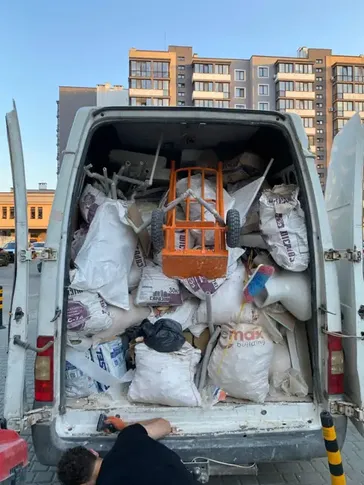
#> input picture Тест/testvlad-main/img/down-s.webp, 364 x 485 px, shrunk from 480 x 640 before the run
$ python build.py
#> lines starting #> are read from the running program, lines starting #| are printed output that depends on the picture; pictures that were not available may be replaced by others from this repository, and a replacement may not be noted
#!/usr/bin/env python3
"""Generates the static multi-page site into ../vh. Run: python3 build.py"""
import json, html, os
OUT = os.path.abspath(os.path.join(os.path.dirname(__file__), '..'))
DOMAIN = 'https://vantazhhub.lviv.ua/'
PHONE1, PHONE1_T = '050 243 06 40', '+380502430640'
PHONE2, PHONE2_T = '066 263 54 14', '+380662635414'
TG = 'https://t.me/yura03049'
WA = 'https://wa.me/380662635414'
TT = 'https://www.tiktok.com/@vantazh_hub'
VER = '3'

I = {
 'phone': '<svg viewBox="0 0 24 24" fill="none" stroke="currentColor" stroke-width="2" stroke-linecap="round" stroke-linejoin="round" aria-hidden="true"><path d="M5 4h4l2 5-2.5 1.5a11 11 0 0 0 5 5L15 13l5 2v4a2 2 0 0 1-2 2A16 16 0 0 1 3 6a2 2 0 0 1 2-2"/></svg>',
 'tg': '<svg viewBox="0 0 24 24" fill="currentColor" aria-hidden="true"><path d="M21.4 4.2 2.9 11.3c-1.3.5-1.2 1.3-.2 1.6l4.7 1.5 1.8 5.6c.2.6.4.8.9.8.4 0 .6-.2.9-.4l2.3-2.2 4.7 3.5c.9.5 1.5.2 1.7-.8l3.1-14.6c.3-1.3-.5-1.9-1.4-1.5ZM9.6 14.6l-.4 4 -1.4-4.6 10.3-6.5-8.5 7.1Z"/></svg>',
 'wa': '<svg viewBox="0 0 24 24" fill="currentColor" aria-hidden="true"><path d="M12 2a10 10 0 0 0-8.6 15.1L2 22l5-1.3A10 10 0 1 0 12 2Zm0 18.2a8.2 8.2 0 0 1-4.2-1.2l-.3-.2-3 .8.8-2.9-.2-.3A8.2 8.2 0 1 1 12 20.2Zm4.5-6.1c-.2-.1-1.5-.7-1.7-.8-.2-.1-.4-.1-.6.1l-.8 1c-.1.2-.3.2-.5.1a6.7 6.7 0 0 1-3.3-2.9c-.3-.4.3-.4.7-1.3.1-.2 0-.3 0-.4l-.8-1.8c-.2-.5-.4-.4-.6-.4h-.5a1 1 0 0 0-.7.3 3 3 0 0 0-.9 2.2 5.2 5.2 0 0 0 1.1 2.8 11.9 11.9 0 0 0 4.6 4c1.7.7 2.3.8 3.2.6.5-.1 1.5-.6 1.7-1.2.2-.6.2-1.1.1-1.2l-.4-.2Z"/></svg>',
 'tt': '<svg viewBox="0 0 24 24" fill="currentColor" aria-hidden="true"><path d="M16.6 2h-3.3v13.4a2.9 2.9 0 1 1-2.1-2.8V9.2a6.3 6.3 0 1 0 5.4 6.2V8.7a7.9 7.9 0 0 0 4.4 1.3V6.7a4.5 4.5 0 0 1-4.4-4.7Z"/></svg>',
 'l': '<svg viewBox="0 0 24 24" fill="none" stroke="currentColor" stroke-width="2.2" stroke-linecap="round" stroke-linejoin="round" aria-hidden="true"><path d="M15 5l-7 7 7 7"/></svg>',
 'r': '<svg viewBox="0 0 24 24" fill="none" stroke="currentColor" stroke-width="2.2" stroke-linecap="round" stroke-linejoin="round" aria-hidden="true"><path d="M9 5l7 7-7 7"/></svg>',
 'x': '<svg viewBox="0 0 24 24" fill="none" stroke="currentColor" stroke-width="2.2" stroke-linecap="round" aria-hidden="true"><path d="M6 6l12 12M18 6 6 18"/></svg>',
 'clock': '<svg viewBox="0 0 24 24" fill="none" stroke="currentColor" stroke-width="2" stroke-linecap="round" aria-hidden="true"><circle cx="12" cy="12" r="9"/><path d="M12 7v5l3 2"/></svg>',
 'van': '<svg viewBox="0 0 24 24" fill="none" stroke="currentColor" stroke-width="2" stroke-linejoin="round" aria-hidden="true"><path d="M2 6h12v10H2zM14 9h4l3 3.5V16h-7z"/><circle cx="6" cy="17.5" r="1.8" fill="currentColor"/><circle cx="17" cy="17.5" r="1.8" fill="currentColor"/></svg>',
 'pin': '<svg viewBox="0 0 24 24" fill="none" stroke="currentColor" stroke-width="2" aria-hidden="true"><path d="M12 21s7-6.2 7-11.5A7 7 0 0 0 5 9.5C5 14.8 12 21 12 21Z"/><circle cx="12" cy="9.5" r="2.5"/></svg>',
 'tag': '<svg viewBox="0 0 24 24" fill="none" stroke="currentColor" stroke-width="2" stroke-linejoin="round" aria-hidden="true"><path d="M3 12V4h8l10 10-8 8z"/><circle cx="7.5" cy="8.5" r="1.5" fill="currentColor"/></svg>',
 'hand': '<svg viewBox="0 0 40 40" fill="none" stroke="currentColor" stroke-width="2.4" stroke-linejoin="round" stroke-linecap="round" aria-hidden="true"><path d="M6 22l8-8h8l4 4-4 3h-6M14 28h12l9-9-3-3-7 6"/><path d="M4 30l6-6"/></svg>',
 'box': '<svg viewBox="0 0 40 40" fill="none" stroke="currentColor" stroke-width="2.4" stroke-linejoin="round" aria-hidden="true"><path d="M5 12l15-7 15 7v16l-15 7-15-7z"/><path d="M5 12l15 7 15-7M20 19v16"/></svg>',
 'talk': '<svg viewBox="0 0 40 40" fill="none" stroke="currentColor" stroke-width="2.4" stroke-linejoin="round" aria-hidden="true"><path d="M5 8h22v15H14l-6 5v-5H5z"/><path d="M27 15h8v13h-3v4l-5-4h-9v-5"/></svg>',
}

SERVICES = [
 dict(id='vantazhni', name='Вантажні роботи', short='Переносимо меблі, техніку, матеріали — з квартири, з авто, між поверхами.', price='від 250 грн/год', img='second2',
      long='Коли треба перенести важке: шафу на п’ятий поверх, пральну машину в підвал, палети з машини на склад. Приїжджає стільки людей, скільки потребує задача.',
      incl=['Перенесення меблів і техніки', 'Завантаження й розвантаження машин', 'Робота на будь-якому поверсі, з ліфтом чи без']),
 dict(id='pidyom', name='Підйом будматеріалів', short='Мішки, плитка, блоки, гіпсокартон — на потрібний поверх.', price='від 10 грн/поверх', img='first1',
      long='Будматеріали привезли під під’їзд — далі наша справа. Піднімаємо суміші, плитку, газоблок, гіпсокартон і складаємо там, де скажете.',
      incl=['Сухі суміші, плитка, газоблок, гіпсокартон', 'Акуратне складання в приміщенні', 'Можемо розвантажити машину постачальника']),
 dict(id='smittya', name='Спуск і вивіз будсміття', short='Виносимо мішки після ремонту й вивозимо своїм бусом.', price='від 10 грн/поверх', img='down',
      long='Після ремонту лишаються гори мішків. Спускаємо їх з поверху, завантажуємо й вивозимо — ви отримуєте чисте приміщення.',
      incl=['Спуск мішків з будь-якого поверху', 'Завантаження й вивіз нашим транспортом', 'Великі обсяги — самоскидом']),
 dict(id='mebli', name='Утилізація меблів', short='Старі дивани, шафи, ліжка — винесемо й вивеземо.', price='ціна за домовленістю', img='second4',
      long='Старі меблі займають місце, а самому їх не винести. Розберемо, якщо треба, винесемо й вивеземо.',
      incl=['Дивани, шафи, ліжка, кухні', 'Розбирання громіздких меблів', 'Вивіз на утилізацію']),
 dict(id='demontazh', name='Демонтажні роботи', short='Демонтаж перегородок, підлоги, покриттів, конструкцій.', price='ціна за домовленістю', img='third2',
      long='Готуємо приміщення до ремонту: знімаємо покриття, розбираємо підлогу, демонтуємо конструкції. Сміття одразу виносимо й вивозимо.',
      incl=['Демонтаж підлоги, стяжки, покриттів', 'Розбирання конструкцій і перегородок', 'Винесення й вивіз сміття одразу']),
 dict(id='pereizd', name='Квартирні та офісні переїзди', short='Вантажники й транспорт в одному замовленні.', price='ціна за домовленістю', img='office',
      long='Переїзд — це і винести, і закріпити в машині, і занести на новому місці. Робимо все разом, бусом і своїми руками.',
      incl=['Вантажники та бус', 'Кріплення вантажу ременями в машині', 'Занесення й розстановка на новому місці']),
 dict(id='sklad', name='Складські та підсобні роботи', short='Завантаження, розвантаження, переміщення вантажів на складі.', price='від 250 грн/год', img='second1',
      long='Допомагаємо складам, магазинам і підприємствам: розвантажити фуру, перенести товар, допомогти на об’єкті на годину чи на кілька днів.',
      incl=['Розвантаження фур і контейнерів', 'Переміщення товару на складі', 'Підсобні роботи на об’єкті']),
 dict(id='taksi', name='Вантажне таксі', short='Перевеземо меблі, матеріали чи інший вантаж по Львову й області.', price='від 1600 грн', img='gallery3',
      long='Бус для перевезення по Львову та області. За потреби — з вантажниками, щоб вам не довелося нічого носити.',
      incl=['Перевезення по Львову й області', 'Можна з вантажниками', 'Меблі, матеріали, техніка']),
]
SVC_NAMES = [s['name'] for s in SERVICES]

WORKS = [
 ('smittya','down','Бус, завантажений мішками після ремонту'),
 ('budmat','first1','Будматеріали біля під’їзду'),
 ('inshe','dinosaur','Переміщення скульптури динозавра маніпулятором'),
 ('demontazh','third2','Демонтаж підлоги'),
 ('smittya','gallery2','Уламки плитки в кузові'),
 ('pereizd','office','Меблі закріплені ременями в бусі'),
 ('budmat','gallery8','Газоблок, розвантажений у дворі'),
 ('smittya','down2','Самоскид із будсміттям'),
 ('budmat','first2','Плитка на об’єкті'),
 ('smittya','gallery7','Вивіз старих речей і сміття'),
 ('demontazh','third1','Демонтаж стелі'),
 ('smittya','slider2','Розвантаження мішків з кузова'),
 ('budmat','gallery6','Суміші та фарба біля входу'),
 ('pereizd','second4','Меблі на вивіз'),
 ('smittya','gallery5','Мішки з будсміттям у бусі'),
 ('inshe','second1','Складські роботи'),
 ('budmat','slider3','Будматеріали в квартирі'),
 ('smittya','second3','Дерев’яні залишки після демонтажу'),
 ('smittya','gallery1','Залишки ремонту в бусі'),
 ('inshe','gallery10','Робота на ділянці'),
 ('smittya','gallery4','Мішки та картон після ремонту'),
 ('smittya','slider4','Мішки, підготовлені до вивозу'),
 ('smittya','gallery3','Вивіз з приватного будинку'),
 ('inshe','second2','Переносимо по вулиці'),
]
CATS = [('all','Усі'),('smittya','Вивіз сміття'),('budmat','Будматеріали'),('demontazh','Демонтаж'),('pereizd','Меблі й переїзди'),('inshe','Інше')]

NAV = [('posluhy.html','Послуги'),('tsiny.html','Ціни'),('roboty.html','Наші роботи'),('vidguky.html','Відгуки'),('pro-nas.html','Про нас'),('kontakty.html','Контакти')]

def e(s): return html.escape(s, quote=True)

# [80 lines left out: functions head, foot, not called in this run]

def phead(crumb, lines, lead):
    return f'''<section class="phead">
  <img class="phead-mark" src="img/mark.png" alt="" aria-hidden="true">
  <div class="wrap">
    <p class="crumbs"><a href="index.html">Головна</a> / {crumb}</p>
    <h1>{''.join(f'<span class="ln"><span>{l}</span></span>' for l in lines)}</h1>
    <p class="lead">{lead}</p>
    {{extra}}
  </div>
</section>
'''

def cta(title='Розкажіть, що треба зробити', sub='Назвемо орієнтовну ціну ще під час розмови. Дзвоніть або пишіть у месенджер — відповідаємо швидко.'):
    return f'''<section class="sec inv cta">
  <div class="wrap">
    <div><h2>{title}</h2><p class="lead" style="margin-top:22px">{sub}</p></div>
    <div class="phones">
      <a class="phone-big" href="tel:{PHONE1_T}"><span><span>Основний номер</span><b>{PHONE1}</b></span><span class="ic">{I['phone']}</span></a>
      <a class="phone-big" href="tel:{PHONE2_T}"><span><span>Другий номер · WhatsApp</span><b>{PHONE2}</b></span><span class="ic">{I['phone']}</span></a>
      <div class="msgs"><a class="btn btn-w" href="{TG}" target="_blank" rel="noopener">{I['tg']} Telegram</a><a class="btn btn-g" href="{WA}" target="_blank" rel="noopener">{I['wa']} WhatsApp</a></div>
    </div>
  </div>
</section>
'''

def steps():
    return '''<ol class="steps">
  <li><h3>Ви пишете чи дзвоните</h3><p>Телефоном, у Telegram чи WhatsApp — як зручно.</p></li>
  <li><h3>Уточнюємо деталі</h3><p>Адреса, поверх, ліфт, обсяг. Фото задачі дуже допомагає.</p></li>
  <li><h3>Називаємо ціну</h3><p>Орієнтовну вартість ви знаєте ще до початку роботи.</p></li>
  <li><h3>Приїжджаємо й робимо</h3><p>У погоджений час. Розраховуєтесь, коли все готово.</p></li>
</ol>'''

def pic(name, alt, cls='', sizes='(max-width:760px) 100vw, 40vw', lazy=True):
    return f'<img{f" class={chr(34)}{cls}{chr(34)}" if cls else ""} src="img/{name}.webp" srcset="img/{name}-s.webp 640w, img/{name}.webp 1280w" sizes="{sizes}" alt="{e(alt)}"{" loading=lazy decoding=async" if lazy else ""}>'

pages = {}

# ---------------- HOME ----------------
def from_html(p):
    return '<span class="from"><b class="q">за домовленістю</b></span>' if 'домовлен' in p else f'<span class="from">від<b>{p.replace("від ","")}</b></span>'
svc_rows = ''.join(f'''<li><a href="posluhy.html#{s['id']}" data-img="img/{s['img']}-s.webp"><h3>{s['name']}</h3><p>{s['short']}</p>{from_html(s['price'])}</a></li>''' for s in SERVICES)

strip_pics = [('down','Бус із мішками після ремонту'),('dinosaur','Скульптура динозавра на маніпуляторі'),('third2','Демонтаж підлоги'),('first1','Будматеріали біля під’їзду'),('office','Меблі закріплені в бусі'),('gallery8','Газоблок у дворі'),('gallery2','Уламки плитки в кузові'),('slider2','Розвантаження мішків')]
strip = ''.join(f'<figure><div class="ph">{pic(n,c,sizes="340px")}</div><figcaption>{c}</figcaption></figure>' for n,c in strip_pics)

pages['index.html'] = (
 'Вантажники у Львові — вивіз сміття, підйом будматеріалів | VANTAZH HUB',
 'Вантажники та бус у Львові й області: підйом будматеріалів, спуск і вивіз будсміття, утилізація меблів, демонтаж, переїзди, вантажне таксі. Від 250 грн/год. 050 243 06 40.',
 f'''<section class="hero">
  <div class="hero-grid">
    <div class="hero-copy">
      <h1><span class="ln"><span>Винесемо.</span></span><span class="ln"><span>Піднімемо.</span></span><span class="ln"><span>Вивеземо.</span></span></h1>
      <p class="hero-sub">Вантажники та бус у Львові й області. Будматеріали на поверх, сміття після ремонту, старі меблі, переїзди — одна бригада на все.</p>
      <div class="btns">
        <a class="btn btn-o" href="tel:{PHONE1_T}">{I['phone']} {PHONE1}</a>
        <a class="btn btn-g" href="{TG}" target="_blank" rel="noopener">{I['tg']} Написати в Telegram</a>
      </div>
    </div>
    <div class="hero-ph">
      <img class="hero-img" src="img/down.webp" srcset="img/down-s.webp 640w, img/down.webp 1280w" sizes="(max-width:860px) 100vw, 40vw" alt="Бус VANTAZH HUB, завантажений мішками з будсміттям" fetchpriority="high">
      <div class="tag" aria-label="Вантажник від 250 гривень за годину"><small>Вантажник</small><strong>від 250 грн</strong><small>за годину</small></div>
    </div>
  </div>
</section>
<section class="facts" aria-label="Коротко про нас">
  <ul>
    <li>{I['clock']}<div><b>На зв’язку 24/7</b><span>Відповідаємо й у вихідні</span></div></li>
    <li>{I['van']}<div><b>Свій бус</b><span>Привеземо, вивеземо, перевеземо</span></div></li>
    <li>{I['pin']}<div><b>Львів і область</b><span>Виїжджаємо за місто</span></div></li>
    <li>{I['tag']}<div><b>Ціна до початку</b><span>Без сюрпризів після роботи</span></div></li>
  </ul>
</section>
<section class="sec">
  <div class="wrap">
    <div class="sec-head"><h2>Що беремо на себе</h2><p class="lead">Окремі вантажники на годину чи повний цикл разом із транспортом — оберіть, що потрібно. Ціни орієнтовні, точну назвемо після уточнення деталей.</p></div>
    <ul class="svc">{svc_rows}</ul>
    <div class="btns" style="margin-top:36px"><a class="btn btn-n" href="posluhy.html">Усі послуги детально</a><a class="btn btn-g" href="tsiny.html">Порахувати вартість</a></div>
  </div>
</section>
<section class="sec inv" style="padding-bottom:clamp(56px,7vw,96px)">
  <div class="wrap"><div class="sec-head"><div><h2>З останніх виїздів</h2></div><div style="display:flex;justify-content:space-between;align-items:end;gap:20px;flex-wrap:wrap"><p class="lead">Наші фото з об’єктів — без стокових картинок.</p><div class="strip-nav" data-strip="strip1"><button class="rbtn" data-dir="prev" aria-label="Попередні фото">{I['l']}</button><button class="rbtn" data-dir="next" aria-label="Наступні фото">{I['r']}</button></div></div></div></div>
  <div class="strip" id="strip1" style="max-width:calc(var(--wrap) + 2*var(--gut));margin:0 auto">{strip}</div>
  <div class="wrap" style="margin-top:28px"><a class="btn btn-w" href="roboty.html">Дивитися всі роботи</a></div>
</section>
<section class="sec white">
  <div class="wrap story">
    {pic('dinosaur','Бригада VANTAZH HUB переміщує скульптуру динозавра за допомогою маніпулятора')}
    <div>
      <h2>Нестандартний вантаж? Розберемося</h2>
      <p class="lead" style="margin-top:22px">Одного разу ми переміщали скульптуру динозавра. Сейф, піаніно, важкий верстат чи щось, що не проходить у двері, — опишіть вантаж, і ми підкажемо, як його краще перенести або перевезти.</p>
      <div class="btns" style="margin-top:28px"><a class="btn btn-o" href="{TG}" target="_blank" rel="noopener">{I['tg']} Надіслати фото вантажу</a></div>
    </div>
  </div>
</section>
<section class="sec">
  <div class="wrap">
    <div class="sec-head"><h2>Як замовити</h2><p class="lead">Чотири кроки. Зазвичай усе вирішуємо за один дзвінок.</p></div>
    {steps()}
  </div>
</section>
<section class="sec white">
  <div class="wrap">
    <div class="sec-head"><h2>Що кажуть клієнти</h2><p class="lead">Відгуки людей, яким ми вже допомогли з переїздом, ремонтом чи вивозом.</p></div>
    <div class="revs" data-reviews="3"></div>
    <div class="btns" style="margin-top:32px"><a class="btn btn-n" href="vidguky.html">Усі відгуки</a></div>
  </div>
</section>
''' + cta())

# ---------------- SERVICES ----------------
blocks = ''.join(f'''<article class="sblock" id="{s['id']}">
  <div class="sb-img">{pic(s['img'], s['name'])}</div>
  <div>
    <h2>{s['name']}</h2>
    <p class="lead">{s['long']}</p>
    <ul class="incl">{''.join(f'<li>{x}</li>' for x in s['incl'])}</ul>
    <div class="sb-price"><span class="p">Вартість<b>{s['price']}</b></span><a class="btn btn-o" href="kontakty.html?service={e(s['name'])}#form">Замовити</a></div>
  </div>
</article>''' for s in SERVICES)
ph = phead('Послуги', ['Вісім задач,', 'одна бригада'], 'Все, що пов’язано з важким: перенести, підняти, демонтувати, вивезти. Можна замовити окремо або разом.')
ph = ph.replace('{extra}', '<nav class="jump" aria-label="Перехід до послуги">' + ''.join(f'<a href="#{s["id"]}">{s["name"]}</a>' for s in SERVICES) + '</nav>')
pages['posluhy.html'] = (
 'Послуги вантажників у Львові — VANTAZH HUB',
 'Вантажні роботи, підйом будматеріалів, спуск і вивіз будсміття, утилізація меблів, демонтаж, переїзди, складські роботи та вантажне таксі у Львові та області.',
 ph + f'<section class="sec-tight" style="padding-top:0"><div class="wrap">{blocks}</div></section>' + cta())

# ---------------- PRICES ----------------
ph = phead('Ціни', ['Ціни без', 'дрібного шрифту'], 'Базові тарифи та калькулятор, щоб прикинути бюджет. Точну суму назвемо після розмови: вона залежить від поверху, ліфта та обсягу.').replace('{extra}','')
pages['tsiny.html'] = (
 'Ціни на послуги вантажників у Львові — VANTAZH HUB',
 'Тарифи VANTAZH HUB: вантажники від 250 грн/год, підйом будматеріалів і спуск сміття від 10 грн/поверх, вантажне таксі від 1600 грн. Калькулятор вартості.',
 ph + f'''<section class="sec">
  <div class="wrap">
    <div class="prices">
      <div class="price hl"><h3>Вантажник</h3><p>Перенесення, завантаження, підсобні роботи</p><div class="amt"><small>від</small><b>250</b><i>грн/год</i></div></div>
      <div class="price"><h3>Підйом будматеріалів</h3><p>Мішки, плитка, блоки на поверх</p><div class="amt"><small>від</small><b>10</b><i>грн/поверх</i></div></div>
      <div class="price"><h3>Спуск будсміття</h3><p>Винесення мішків з поверху</p><div class="amt"><small>від</small><b>10</b><i>грн/поверх</i></div></div>
      <div class="price"><h3>Вантажне таксі</h3><p>Бус по Львову та області</p><div class="amt"><small>від</small><b>1600</b><i>грн</i></div></div>
    </div>
  </div>
</section>
<section class="sec" style="padding-top:0">
  <div class="wrap">
    <div class="sec-head"><h2>Прикиньте вартість</h2><p class="lead">Калькулятор рахує за базовим тарифом. Це орієнтир, а не фінальна ціна.</p></div>
    <div class="calc">
      <div class="calc-in">
        <fieldset class="fld" style="border:0;padding:0;margin:0"><legend style="font-weight:600;margin-bottom:10px">Що потрібно</legend>
          <div class="seg">
            <label><input type="radio" name="mode" value="movers" checked><span>Вантажники</span></label>
            <label><input type="radio" name="mode" value="up"><span>Підйом матеріалів</span></label>
            <label><input type="radio" name="mode" value="down"><span>Спуск сміття</span></label>
          </div>
        </fieldset>
        <label class="fld"><span data-la>Скільки вантажників</span><span class="range-row"><input id="ra" type="range"><output data-oa>2</output></span></label>
        <label class="fld"><span data-lb>Скільки годин</span><span class="range-row"><input id="rb" type="range"><output data-ob>2</output></span></label>
      </div>
      <div class="calc-out" aria-live="polite">
        <span>Орієнтовно</span>
        <div class="tot"><b>1 000</b> <small>грн</small></div>
        <p data-expl></p>
        <p>Ціна може змінитися через відсутність ліфта, вагу, довге перенесення від машини або терміновість.</p>
        <a class="btn btn-o" href="tel:{PHONE1_T}">{I['phone']} Уточнити ціну</a>
      </div>
    </div>
    <div class="notes">
      <div><h3>Що впливає на ціну</h3><p>Поверх і наявність ліфта, вага та кількість, відстань від машини до під’єзду, складність демонтажу.</p></div>
      <div><h3>Коли ви дізнаєтесь суму</h3><p>До початку роботи. Надішліть фото чи опис — назвемо орієнтовну вартість ще в переписці.</p></div>
      <div><h3>Великі обсяги</h3><p>Для об’єктів, складів і довгих робіт домовляємося про окрему ціну.</p></div>
    </div>
  </div>
</section>
''' + cta('Хочете точну ціну?', 'Надішліть фото або опишіть задачу — порахуємо й відповімо.'))

# ---------------- WORKS ----------------
counts = {c: sum(1 for w in WORKS if w[0]==c) for c,_ in CATS}; counts['all'] = len(WORKS)
filters = ''.join(f'<button type="button" data-f="{c}" aria-pressed="{"true" if c=="all" else "false"}">{t}<span>{counts[c]}</span></button>' for c,t in CATS)
from PIL import Image
def dims(n):
#> called with n = 'down'
    with Image.open(f'{OUT}/img/{n}-s.webp') as im: return im.size
#> im is the input picture: PIL image 364x485 RGB; mean R, G, B 122.3, 132, 140.3
works = ''.join((lambda w,h: f'<figure class="work" data-cat="{c}" data-full="img/{n}.webp" tabindex="0" role="button" aria-label="Відкрити фото: {e(cap)}"><img src="img/{n}-s.webp" width="{w}" height="{h}" alt="{e(cap)}" loading="lazy" decoding="async"><figcaption>{cap}</figcaption></figure>')(*dims(n)) for c,n,cap in WORKS)
#> call 2 of dims, with n = 'first1'
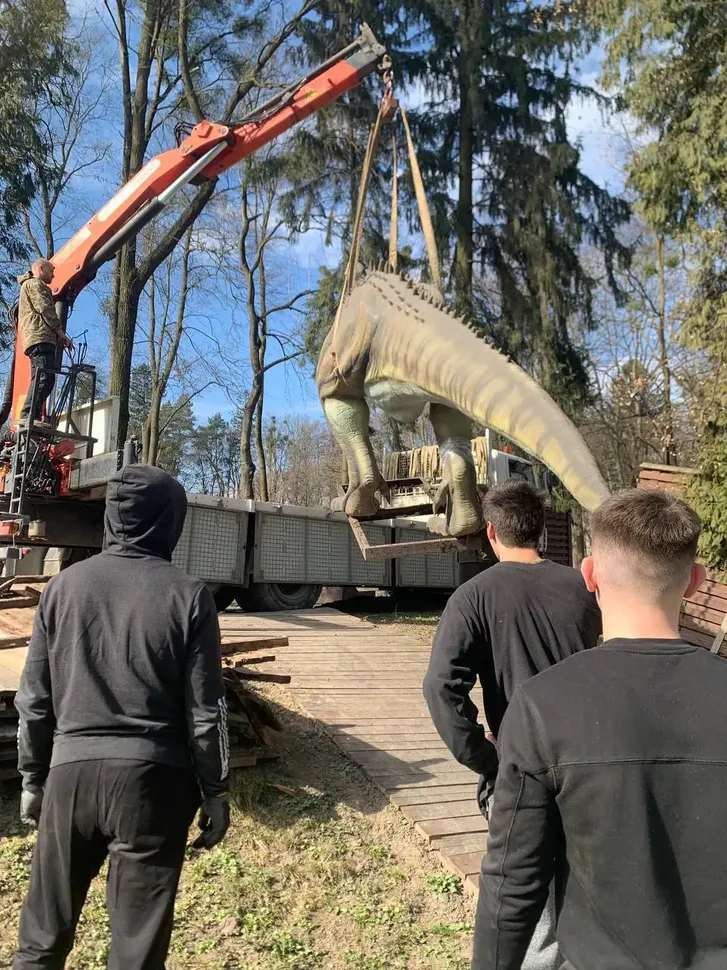
#> input picture Тест/testvlad-main/img/dinosaur.webp, 727 x 970 px, shrunk from 960 x 1280 before the run, given in place of first1-s.webp, which was not available
#> in dims, im is the input picture: PIL image 727x970 RGB; mean R, G, B 107.6, 106.1, 99.3
#> call 3 of dims, with n = 'dinosaur'
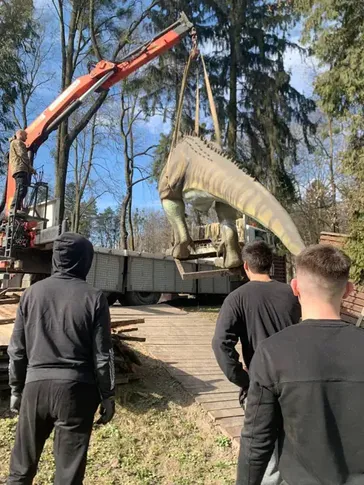
#> input picture Тест/testvlad-main/img/dinosaur-s.webp, 364 x 485 px, shrunk from 480 x 640 before the run
#> in dims, im is the input picture: PIL image 364x485 RGB; mean R, G, B 107.7, 106.1, 99.4
#> call 4 of dims, with n = 'third2'
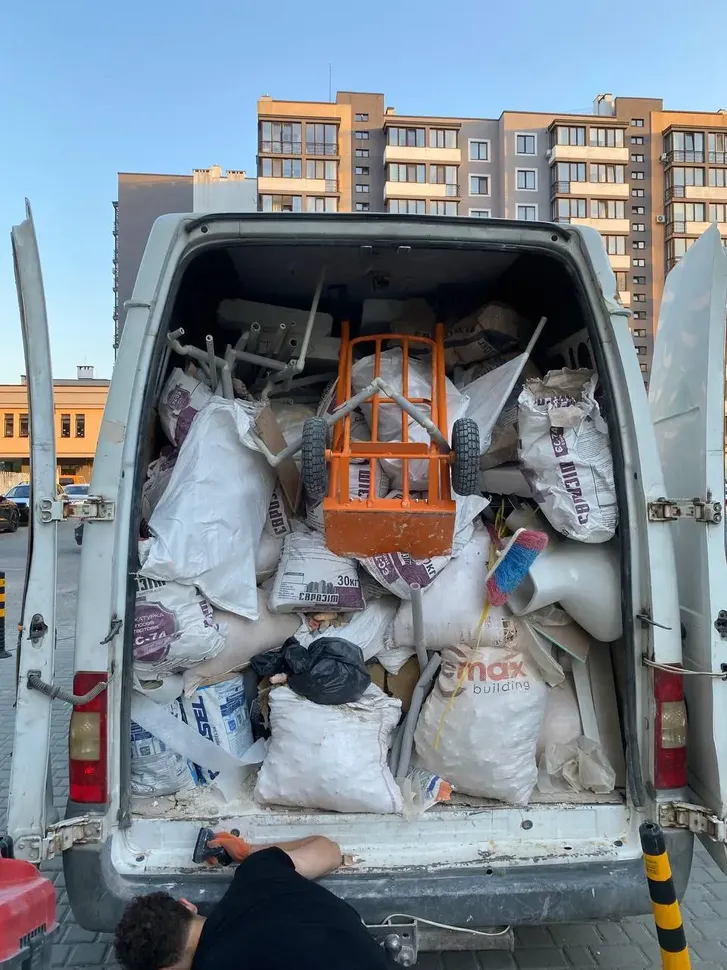
#> input picture Тест/testvlad-main/img/down.webp, 727 x 970 px, shrunk from 960 x 1280 before the run, given in place of third2-s.webp, which was not available
#> in dims, im is the input picture: PIL image 727x970 RGB; mean R, G, B 122.4, 131.8, 140.4
#> (the run stopped early here; a loop or call above may not have finished)
